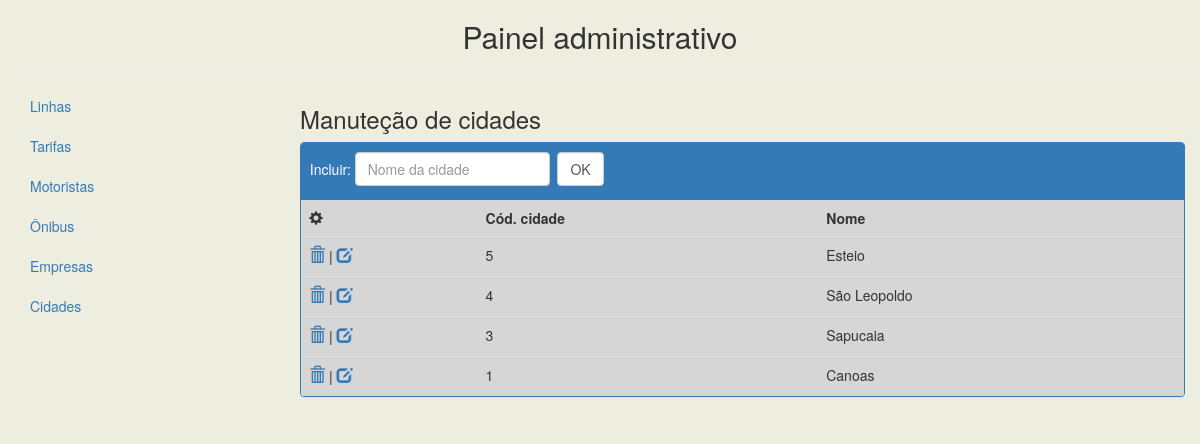
/panel.php?menu=8, run on the app's committed database.
### tables this page shows
CREATE TABLE IF NOT EXISTS `tcidade` (
  `CodCid` int(8) NOT NULL AUTO_INCREMENT,
  `Nome` varchar(100) NOT NULL,
  PRIMARY KEY (`CodCid`)
);

### panel.php (the view, shortened to what this page needs)
<?php
require("conetion.php");
if(isset($_GET['menu'])){
  $Menu = $_GET ['menu'];
}else{
  $Menu = '';
}
?>
<!DOCTYPE html>
<html lang="pt-br">
<head>
  <link rel="stylesheet" href="https://maxcdn.bootstrapcdn.com/bootstrap/3.3.6/css/bootstrap.min.css">
  <link rel="stylesheet" type="text/css" href="css.css">
</head>
<body>
    <div class="bg">
  <div class="container-fluid">
    <div class="blank-space">
      <h2 class="">Painel administrativo</h2>
    </div>
    <div class="row">
      <div class="sidebar col-sm-3">
        <ul class="nav nav-sidebar">
          <li><a href="panel.php?menu=1">Linhas</a></li>
          <li><a href="panel.php?menu=3">Tarifas</a></li>
          <li><a href="panel.php?menu=5">Motoristas</a></li>
          <li><a href="panel.php?menu=6">Ônibus</a></li>
          <li><a href="panel.php?menu=7">Empresas</a></li>
          <li><a href="panel.php?menu=8">Cidades</a></li>
        </ul>
      </div>
      <div class="col-sm-offset-3 mr-15">
        <?php
          switch ($Menu) {
            ?>
            <?php
            case 8:
            ?>
              <h3 class="">Manuteção de cidades</h3>
              <div class="panel panel-primary">
                <div class="panel-heading">
                  <span>Incluir: </span>
                  <form class="novalinha" action="nova_cidade.php" method="get" accept-charset="utf-8">
                    <div class="form-group"><input type="text" name="novacidade" required placeholder="Nome da cidade"class="form-control" id="usr"></div>&nbsp&nbsp
                      <div class="form-group"><input type="submit" name="" required value="OK" class="form-control" id="usr"></div>
                  </form>
                </div>
                  <table class="table">
                    <tr>
                      <td>
        <span class="glyphicon glyphicon-cog"></span>
                      </td>
                      <td>
                        Cód. cidade
                      </td>
                      <td>
                        Nome
                      </td>
                    </tr>
                  <?
                  $resultado = mysqli_query($con,"SELECT * FROM tcidade order by CodCid DESC;");
                  while ($linha = mysqli_fetch_array($resultado)){
                    $CodCid = $linha["CodCid"];
                    $Nome = $linha["Nome"];
                  ?>
                    <tr>
                      <td>
                        <p><a class="nsize" href="delete_cidade.php?codcid=<?php echo $CodCid; ?>&del=false"><span class="glyphicon glyphicon-trash"></span></a> | <a class="nsize" href="edita_cidade.php?codcid=<?php echo $CodCid; ?>&ok=false"><span class="glyphicon glyphicon-edit"></span></a></p>
                      </td>
                      <td>
                        <p><?php echo $CodCid; ?></p>
                      </td>
                      <td>
                        <p><?php echo $Nome; ?></p>
                      </td>
                    </tr>
                  <?
                  }
                  ?>
                  </table>
                </div>
            <?php
            break;
          }
         ?>
        </div>
    </div>
  </div>
</div>
</body>
</html>

### css.css (style rules this page uses)
html { background: #EEEEE0; overflow-y: scroll; }
div.bg { background: #EEEEE0; }
h2 { display: inline-block; }
form.novalinha { display: inline-flex; }
div.blank-space { height: 80px; text-align: center; border-bottom: 1px solid #eee; margin-bottom: 6px; }
h2 { text-align: center; }
.panel-heading { padding: 1%; height: 57px; }
.mr-15 { margin-right: 15px; }
.table tr td:first-child { width: 20%; }
.table tr td { padding: 8px 0 0 10px; background-color: #D6D6D6; }
p { margin: 0; }
input { color: black; }
.nsize { font-size: 16px !important; }
table.table tr:first-child { font-weight: bold; }

### data on the page
tcidade: CodCid "5", Nome "Esteio"
tcidade: CodCid "4", Nome "São Leopoldo"
tcidade: CodCid "3", Nome "Sapucaia"
tcidade: CodCid "1", Nome "Canoas"
